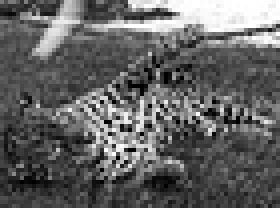
%> input picture ps3/jaguar-medium.jpg, 70 x 52 px, shrunk from 200 x 150 before the run (shown 4 times larger)
$ octave nonlocal_demo.m   (GNU Octave 9; MATLAB toolbox functions it lacks are replaced by stand-ins)
%> lines starting %> are read from the running program, lines starting %| are printed output that depends on the picture
### ps3/nonlocal.m
function J = nonlocal(I, search_width, sigma)

I = double(I);

if sigma <= 0 || sigma > 100
    error('sigma must be within (0, 100]');
elseif sigma <= 15
    h = 0.4*sigma;
    box_size = 3;
    r = 10;
elseif sigma <= 30
    h = 0.4*sigma;
    box_size = 5;
    r = 10;
elseif sigma <= 45
    h = 0.35*sigma;
    box_size = 7;
    r = 17;
elseif sigma <= 75
    h = 0.35*sigma;
    box_size = 9;
    r = 17;
else
    h = 0.3*sigma;
    box_size = 11;
    r = 17;
end

% preprocess the image:
% evaluate each sliding window of box_size and store the average gray value in an array
disp('Preprocessing..');
fflush(stdout);
[m, n, d] = size(I);
window_columns = n-box_size+1;
window_rows = m-box_size+1;
windows_count = window_rows * window_columns;
avg_gray_vals = zeros(1, windows_count);
for i = 1:window_rows
    for j = 1:window_columns
        window_pixels = I(i:i+box_size-1, j:j+box_size-1, 1)(:);
        avg_gray_vals((i-1)*window_columns+j) = mean(window_pixels);
    end
end

% sort the array and preserve the change in order of idx
disp('Sorting..');
fflush(stdout);
[sorted_gray_vals, orig_idx] = sort(avg_gray_vals);

disp('Main..');
fflush(stdout);
J = zeros(size(I));
Estimated = zeros(size(I));
for i = 1:m-box_size+1
    printf('row %d/%d..\n', i, m);
    fflush(stdout);

    for j = 1:n-box_size+1
        i2 = i+box_size-1;
        j2 = j+box_size-1;

        % use lookup against sorted gray value to pull the original location of windows
        block = double(I(i:i2, j:j2, 1));
        current_gray_val = mean(block(:));
        i1 = max(1,lookup(sorted_gray_vals, current_gray_val - search_width));
        in = lookup(sorted_gray_vals, current_gray_val + search_width);
        idxes = orig_idx(i1:in);

        % compare target window against windows with similar gray value
        window_columns = size(I, 2)-box_size+1;
        avg_block = zeros(box_size, box_size);
        num_found = 0;
        for window_idx = idxes
            i3 = floor((window_idx-1)/window_columns) + 1;
            j3 = mod(window_idx-1, window_columns) + 1;

            if i3 < i-r || i3 > i+r || j3 < j-r || j3 > j+r
                continue;
            end

            block2 = double(I(i3:i3+box_size-1, j3:j3+box_size-1, 1));
            d2 = sum(((block - block2).^2)(:)) / box_size^2;
            weight = exp(- max(d2-2*sigma^2, 0)/h^2);
            avg_block += block2*weight;
            num_found += weight;
        end

        if num_found > 1
            avg_block = avg_block / num_found;
        else
            avg_block = block;
        end

        J(i:i2, j:j2) += avg_block;
        Estimated(i:i2, j:j2) += ones(size(avg_block));
    end
end

J = uint8(round(J ./ Estimated));

end

### ps3/nonlocal_demo.m
arglist = argv();
sigma = str2num(arglist{1});

I = imread('jaguar-medium.jpg');
%> I is the input picture: size 52x70x3 uint8; min 0, max 255, mean 99.5
subplot(3,2,1:2);
imshow(I);
title('Original');

N = imnoise(I, 'salt and pepper', 0.05);
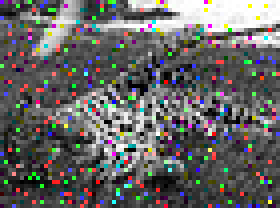
%> N: size 52x70x3 uint8 (shown 4 times larger); mean R, G, B 101.8, 101, 100.5
% N = imnoise(I, 'gaussian', 0.05);
subplot(3,2,3);
imshow(N);
title('Noisy');

subplot(3,2,4);
D1 = imsubtract(I, N);
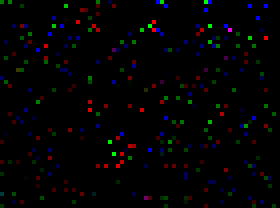
%> D1: size 52x70x3 uint8 (shown 4 times larger); mean R, G, B 2.8, 2.4, 3
e1 = sum(double((D1.^2)(:))/prod(size(D1)))^0.5;
%> e1 = 2.64
imshow(D1);
title(sprintf('Noise, std: %0.2f', e1));

search_width = 2;
J = nonlocal(N, search_width, sigma);
%> after the loop in nonlocal, `for i = 1:window_rows`: avg_gray_vals = 2520 values, max 218.4 at index 59, min 48.32 at index 2161, mean 100.2
%> in nonlocal, `[sorted_gray_vals, orig_idx] = sort(avg_gray_vals);`: sorted_gray_vals = 2520 values from 48.32 to 218.4; orig_idx = 2520 values, max 2520 at index 261, min 1 at index 1183, mean 1260.5
%> the run ends on the next line

$ run again, with ps3/jaguar-small.jpg copied over ps3/jaguar-medium.jpg
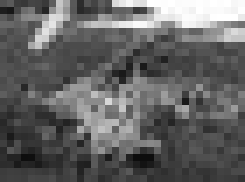
%> input picture ps3/jaguar-small.jpg, 35 x 26 px, shrunk from 100 x 75 before the run (shown 7 times larger)
%> I is the input picture: size 26x35x3 uint8; min 13, max 255, mean 99.3
%> `N = imnoise(I, 'salt and pepper', 0.05);`:
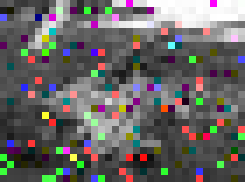
%> N: size 26x35x3 uint8 (shown 7 times larger); mean R, G, B 103.4, 101.3, 100
%> `D1 = imsubtract(I, N);`:
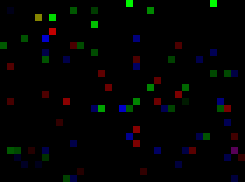
%> D1: size 26x35x3 uint8 (shown 7 times larger); mean R, G, B 2.5, 3.4, 2.6
%> e1 = 2.77
%> I: size 26x35x3 double
%> after the loop in nonlocal, `for i = 1:window_rows`: avg_gray_vals = 400 values, max 147.7 at index 25, min 68.64 at index 376, mean 103.5
%> sorted_gray_vals = 400 values from 68.64 to 147.7; orig_idx = 400 values, max 400 at index 17, min 1 at index 141, mean 200.5
